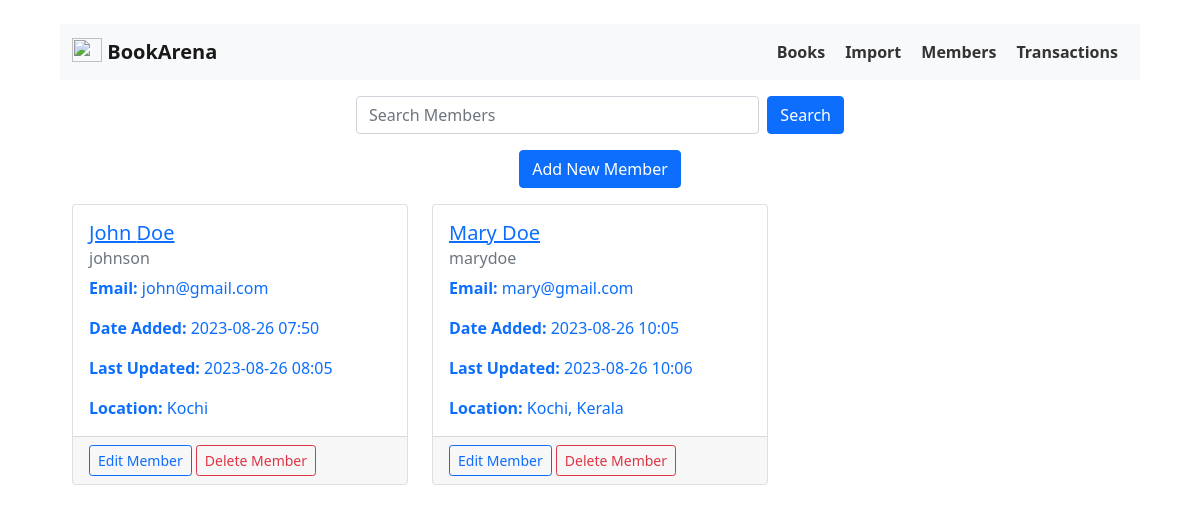
/members, run on the app's committed database.
### app/model/Member.py (models this page shows)
class Member(db.Model):
    __tablename__ = "members"
    id = db.Column(db.Integer, primary_key=True)
    username = db.Column(db.String, unique=True, nullable=False)
    first_name = db.Column(db.String(30), nullable=False)
    last_name = db.Column(db.String(30), nullable=False)
    email = db.Column(db.String)
    location = db.Column(db.String)
    date_added = db.Column(db.DateTime, default=datetime.utcnow())
    date_updated = db.Column(db.DateTime, default=datetime.utcnow())
    transactions = relationship("Transaction", back_populates="member")

### app/routes/member_routes.py (the view)
@app.route("/members")
def members():
    members = Member.query.order_by(Member.date_added).all()
    return render_template("members/list.html", members=members)

### app/templates/members/list.html
{% extends 'base.html' %} {% block body %}
<div class="container">
    {% if members | length < 1 %} <div class="mt-5">
        <p>No members have been added to the database yet.</p>
        <p>Click <a href="/members/add">here</a> to add a new member.</p>
</div>
{% else %}
<div class="row justify-content-center m-3">
    <div class="col-12 col-md-6">
        <form action="/members/search/" method="post" class="d-flex">
            <input type="text" name="query" class="form-control me-2" placeholder="Search Members" />
            <button type="submit" class="btn btn-primary">Search</button>
        </form>
    </div>
</div>
<div class="m-3 text-center">
    <a href="/members/add" class="btn btn-primary">Add New Member</a>
</div>
<div class="row">
    {% for member in members %}
    <div class="col-lg-4 col-md-6 col-sm-12 mb-4">
        <div class="card">
            <a href="/members/{{member.id}}" class="card-body text-decoration-none">
                <h5 class="card-title text-decoration-underline">{{member.first_name}} {{member.last_name}}</h5>
                <h6 class="card-subtitle mb-2 text-muted">{{member.username}}</h6>
                <p class="card-text"><b>Email:</b> {{member.email}}</p>
                <p class="card-text"><b>Date Added:</b> {{ member.date_added.strftime('%Y-%m-%d %H:%M') }}</p>
                <p class="card-text"><b>Last Updated:</b> {{ member.date_updated.strftime('%Y-%m-%d %H:%M') }}</p>
                <p class="card-text"><b>Location:</b> {{member.location}}</p>
            </a>
            <div class="card-footer">
                <a href="/members/edit/{{member.id}}" class="btn btn-sm btn-outline-primary">Edit Member</a>
                <a href="/members/delete/{{member.id}}" class="btn btn-sm btn-outline-danger">Delete Member</a>
            </div>
        </div>
    </div>
    {% endfor %}
</div>
{% endif %}
</div>
{% endblock %}

### app/static/css/main.css (style rules this page uses)
* { margin: 0; padding: 0; }
body { padding: 2% 5%; }

### data on the page
Member: first_name "John", last_name "Doe", username "johnson", email "john@gmail.com", date_added "2023-08-26 07:50", date_updated "2023-08-26 08:05", location "Kochi"
Member: first_name "Mary", last_name "Doe", username "marydoe", email "mary@gmail.com", date_added "2023-08-26 10:05", date_updated "2023-08-26 10:06", location "Kochi, Kerala"
